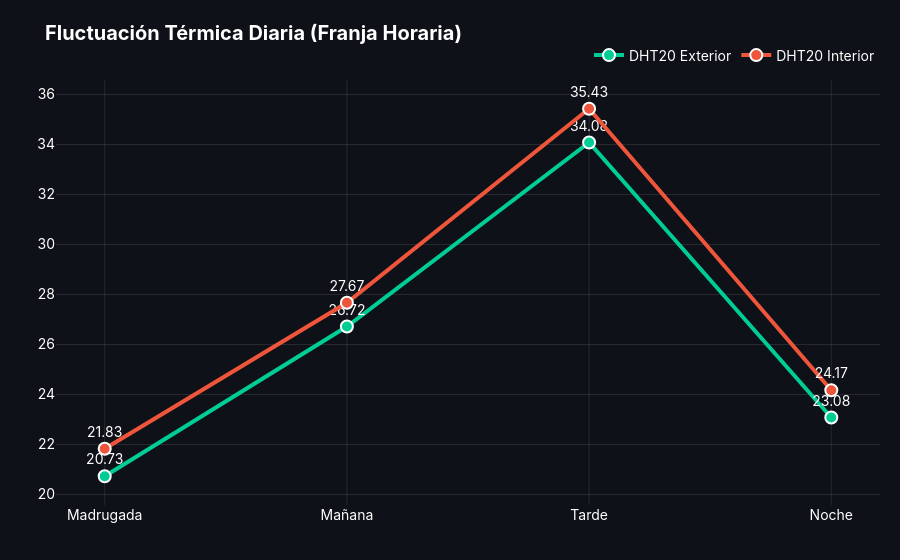

Here is the notebook cell this chart was saved with:
### Markdown cell above
## 2. Comportamiento Térmico por Franja Horaria
¿Cómo varía la temperatura entre el interior y el exterior según el momento del día?

### Code cell
query_temp = """
SELECT 
    s.nombre_sensor,
    t.franja_horaria,
    ROUND(AVG(f.valor_medido), 2) AS temperatura_promedio
FROM fact_mediciones_invernadero f
JOIN dim_sensor s ON f.id_sensor = s.id_sensor
JOIN dim_tiempo t ON f.id_tiempo = t.id_tiempo
WHERE s.variable_medida = 'Temperatura Ambiental'
GROUP BY s.nombre_sensor, t.franja_horaria
ORDER BY s.nombre_sensor, FIELD(t.franja_horaria, 'Madrugada', 'Mañana', 'Tarde', 'Noche');
"""

df_temp = pd.read_sql(query_temp, conn)

fig = px.line(
    df_temp, 
    x='franja_horaria', 
    y='temperatura_promedio', 
    color='nombre_sensor',
    markers=True,
    text='temperatura_promedio',
    title="<b>Fluctuación Térmica Diaria (Franja Horaria)</b>",
    color_discrete_sequence=['#00CC96', '#EF553B']
)

fig.update_traces(textposition="top center", line=dict(width=4), marker=dict(size=12, line=dict(width=2, color='white')))
fig.update_layout(
    template="plotly_dark",
    font=dict(family="Inter, Arial, sans-serif", size=14, color="white"),
    hovermode="x unified",
    margin=dict(l=10, r=20, t=80, b=50),
    plot_bgcolor='#0E1117',
    paper_bgcolor='#0E1117',
    legend=dict(title=None, orientation="h", yanchor="bottom", y=1.02, xanchor="right", x=1)
)
fig.update_yaxes(gridcolor='rgba(255, 255, 255, 0.1)', title="")
fig.update_xaxes(gridcolor='rgba(255, 255, 255, 0.1)', title="")
fig.show()

### Figure 1 — Plotly figure (JSON) as saved in the notebook; plotly's stock layout.template omitted (floating-point values rounded to 4 significant figures)
{"data": [{"hovertemplate": "nombre_sensor=DHT20 Exterior<br>franja_horaria=%{x}<br>temperatura_promedio=%{text}<extra></extra>", "legendgroup": "DHT20 Exterior", "line": {"color": "#00CC96", "dash": "solid", "width": 4}, "marker": {"line": {"color": "white", "width": 2}, "size": 12, "symbol": "circle"}, "mode": "lines+markers+text", "name": "DHT20 Exterior", "orientation": "v", "showlegend": true, "text": [20.73, 26.72, 34.08, 23.08], "textposition": "top center", "type": "scatter", "x": ["Madrugada", "Mañana", "Tarde", "Noche"], "xaxis": "x", "y": [20.73, 26.72, 34.08, 23.08], "yaxis": "y"}, {"hovertemplate": "nombre_sensor=DHT20 Interior<br>franja_horaria=%{x}<br>temperatura_promedio=%{text}<extra></extra>", "legendgroup": "DHT20 Interior", "line": {"color": "#EF553B", "dash": "solid", "width": 4}, "marker": {"line": {"color": "white", "width": 2}, "size": 12, "symbol": "circle"}, "mode": "lines+markers+text", "name": "DHT20 Interior", "orientation": "v", "showlegend": true, "text": [21.83, 27.67, 35.43, 24.17], "textposition": "top center", "type": "scatter", "x": ["Madrugada", "Mañana", "Tarde", "Noche"], "xaxis": "x", "y": [21.83, 27.67, 35.43, 24.17], "yaxis": "y"}], "layout": {"font": {"color": "white", "family": "Inter, Arial, sans-serif", "size": 14}, "hovermode": "x unified", "legend": {"orientation": "h", "title": {}, "tracegroupgap": 0, "x": 1, "xanchor": "right", "y": 1.02, "yanchor": "bottom"}, "margin": {"b": 50, "l": 10, "r": 20, "t": 80}, "paper_bgcolor": "#0E1117", "plot_bgcolor": "#0E1117", "title": {"text": "<b>Fluctuación Térmica Diaria (Franja Horaria)</b>"}, "xaxis": {"anchor": "y", "domain": [0, 1], "gridcolor": "rgba(255, 255, 255, 0.1)", "title": {"text": ""}}, "yaxis": {"anchor": "x", "domain": [0, 1], "gridcolor": "rgba(255, 255, 255, 0.1)", "title": {"text": ""}}}}
